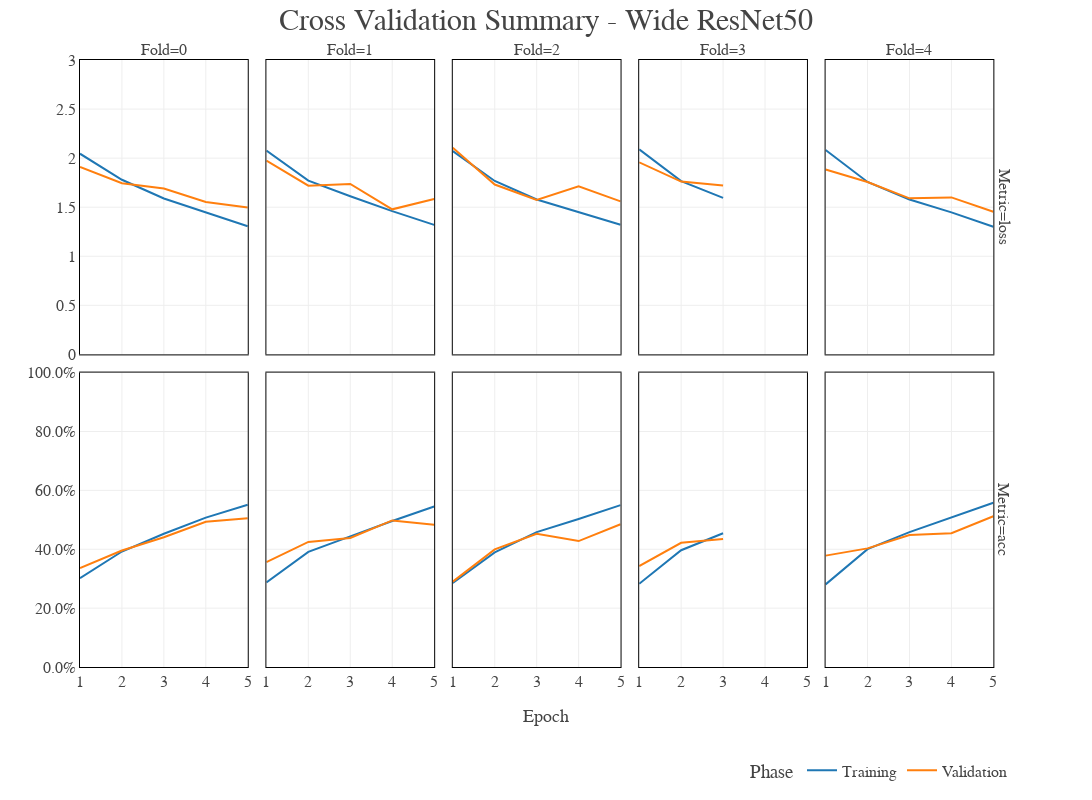

Notebook cell for this chart:
### Code cell
cv_summary_wresnet50 = px.line(cv_data_wresnet50, x='epoch', 
                        y='value', color='phase', 
                        facet_row='metric', 
                        facet_col='outer_fold',
                        labels={'value': 'Value', 'epoch': 'Epoch', 
                                'phase': 'Phase', 'metric': 'Metric',
                                'outer_fold': 'Fold'},
                        template='gridon')
# Renaming traces
new_names = {'train': 'Training', 'val': 'Validation'}
for trace in cv_summary_wresnet50.data:
    trace.update(name=new_names[trace.name])
cv_summary_wresnet50.for_each_xaxis(lambda axis: axis.update(showline=True, linecolor='black', mirror=True, title=''))
cv_summary_wresnet50.add_annotation(
    x=0.5,
    y=-0.1,
    xref='paper',
    yref='paper',
    text='Epoch',
    showarrow=False,
    font=dict(size=18)
)
cv_summary_wresnet50.for_each_yaxis(lambda axis: axis.update(showline=True, linecolor='black', mirror=True, title=''))
cv_summary_wresnet50.for_each_yaxis(lambda axis: axis.update(range=[0.0, 3.0]), row=2)
cv_summary_wresnet50.for_each_yaxis(lambda axis: axis.update(range=[0.0, 1.0], tickformat='.1%'), row=1)
cv_summary_wresnet50.update_layout(
    width=1200,
    height=800,
    legend=dict(
        orientation='h',
        yanchor='bottom',
        y=-0.2,
        xanchor='right',
        x=1
    ),
    font=dict(
        size=16,
        family='Barlow'
    ),
    title=dict(
        text='Cross Validation Summary - Wide ResNet50',
        x=0.5,
        font=dict(size=30)
    )
)
cv_summary_wresnet50.update_yaxes(
    matches=None
)

### Figure 1 — Plotly figure (JSON) as saved in the notebook; plotly's stock layout.template omitted (floating-point values rounded to 4 significant figures)
{"data": [{"hovertemplate": "Phase=train<br>Metric=loss<br>Fold=0<br>Epoch=%{x}<br>Value=%{y}<extra></extra>", "legendgroup": "train", "line": {"color": "#1F77B4", "dash": "solid"}, "marker": {"symbol": "circle"}, "mode": "lines", "name": "Training", "orientation": "v", "showlegend": true, "type": "scatter", "x": [1, 2, 3, 4, 5], "xaxis": "x6", "y": [2.045, 1.78, 1.588, 1.444, 1.307], "yaxis": "y6"}, {"hovertemplate": "Phase=train<br>Metric=loss<br>Fold=1<br>Epoch=%{x}<br>Value=%{y}<extra></extra>", "legendgroup": "train", "line": {"color": "#1F77B4", "dash": "solid"}, "marker": {"symbol": "circle"}, "mode": "lines", "name": "Training", "orientation": "v", "showlegend": false, "type": "scatter", "x": [1, 2, 3, 4, 5], "xaxis": "x7", "y": [2.076, 1.77, 1.611, 1.46, 1.32], "yaxis": "y7"}, {"hovertemplate": "Phase=train<br>Metric=loss<br>Fold=2<br>Epoch=%{x}<br>Value=%{y}<extra></extra>", "legendgroup": "train", "line": {"color": "#1F77B4", "dash": "solid"}, "marker": {"symbol": "circle"}, "mode": "lines", "name": "Training", "orientation": "v", "showlegend": false, "type": "scatter", "x": [1, 2, 3, 4, 5], "xaxis": "x8", "y": [2.071, 1.767, 1.578, 1.447, 1.321], "yaxis": "y8"}, {"hovertemplate": "Phase=train<br>Metric=loss<br>Fold=3<br>Epoch=%{x}<br>Value=%{y}<extra></extra>", "legendgroup": "train", "line": {"color": "#1F77B4", "dash": "solid"}, "marker": {"symbol": "circle"}, "mode": "lines", "name": "Training", "orientation": "v", "showlegend": false, "type": "scatter", "x": [1, 2, 3], "xaxis": "x9", "y": [2.09, 1.765, 1.595], "yaxis": "y9"}, {"hovertemplate": "Phase=train<br>Metric=loss<br>Fold=4<br>Epoch=%{x}<br>Value=%{y}<extra></extra>", "legendgroup": "train", "line": {"color": "#1F77B4", "dash": "solid"}, "marker": {"symbol": "circle"}, "mode": "lines", "name": "Training", "orientation": "v", "showlegend": false, "type": "scatter", "x": [1, 2, 3, 4, 5], "xaxis": "x10", "y": [2.083, 1.757, 1.578, 1.448, 1.301], "yaxis": "y10"}, {"hovertemplate": "Phase=train<br>Metric=acc<br>Fold=0<br>Epoch=%{x}<br>Value=%{y}<extra></extra>", "legendgroup": "train", "line": {"color": "#1F77B4", "dash": "solid"}, "marker": {"symbol": "circle"}, "mode": "lines", "name": "Training", "orientation": "v", "showlegend": false, "type": "scatter", "x": [1, 2, 3, 4, 5], "xaxis": "x", "y": [0.3018, 0.3922, 0.4528, 0.5074, 0.5514], "yaxis": "y"}, {"hovertemplate": "Phase=train<br>Metric=acc<br>Fold=1<br>Epoch=%{x}<br>Value=%{y}<extra></extra>", "legendgroup": "train", "line": {"color": "#1F77B4", "dash": "solid"}, "marker": {"symbol": "circle"}, "mode": "lines", "name": "Training", "orientation": "v", "showlegend": false, "type": "scatter", "x": [1, 2, 3, 4, 5], "xaxis": "x2", "y": [0.287, 0.3909, 0.4435, 0.496, 0.5453], "yaxis": "y2"}, {"hovertemplate": "Phase=train<br>Metric=acc<br>Fold=2<br>Epoch=%{x}<br>Value=%{y}<extra></extra>", "legendgroup": "train", "line": {"color": "#1F77B4", "dash": "solid"}, "marker": {"symbol": "circle"}, "mode": "lines", "name": "Training", "orientation": "v", "showlegend": false, "type": "scatter", "x": [1, 2, 3, 4, 5], "xaxis": "x3", "y": [0.2854, 0.3894, 0.4582, 0.5026, 0.55], "yaxis": "y3"}, {"hovertemplate": "Phase=train<br>Metric=acc<br>Fold=3<br>Epoch=%{x}<br>Value=%{y}<extra></extra>", "legendgroup": "train", "line": {"color": "#1F77B4", "dash": "solid"}, "marker": {"symbol": "circle"}, "mode": "lines", "name": "Training", "orientation": "v", "showlegend": false, "type": "scatter", "x": [1, 2, 3], "xaxis": "x4", "y": [0.2825, 0.3966, 0.4545], "yaxis": "y4"}, {"hovertemplate": "Phase=train<br>Metric=acc<br>Fold=4<br>Epoch=%{x}<br>Value=%{y}<extra></extra>", "legendgroup": "train", "line": {"color": "#1F77B4", "dash": "solid"}, "marker": {"symbol": "circle"}, "mode": "lines", "name": "Training", "orientation": "v", "showlegend": false, "type": "scatter", "x": [1, 2, 3, 4, 5], "xaxis": "x5", "y": [0.2805, 0.4002, 0.458, 0.5085, 0.5579], "yaxis": "y5"}, {"hovertemplate": "Phase=val<br>Metric=loss<br>Fold=0<br>Epoch=%{x}<br>Value=%{y}<extra></extra>", "legendgroup": "val", "line": {"color": "#FF7F0E", "dash": "solid"}, "marker": {"symbol": "circle"}, "mode": "lines", "name": "Validation", "orientation": "v", "showlegend": true, "type": "scatter", "x": [1, 2, 3, 4, 5], "xaxis": "x6", "y": [1.91, 1.744, 1.691, 1.554, 1.497], "yaxis": "y6"}, {"hovertemplate": "Phase=val<br>Metric=loss<br>Fold=1<br>Epoch=%{x}<br>Value=%{y}<extra></extra>", "legendgroup": "val", "line": {"color": "#FF7F0E", "dash": "solid"}, "marker": {"symbol": "circle"}, "mode": "lines", "name": "Validation", "orientation": "v", "showlegend": false, "type": "scatter", "x": [1, 2, 3, 4, 5], "xaxis": "x7", "y": [1.974, 1.72, 1.736, 1.478, 1.584], "yaxis": "y7"}, {"hovertemplate": "Phase=val<br>Metric=loss<br>Fold=2<br>Epoch=%{x}<br>Value=%{y}<extra></extra>", "legendgroup": "val", "line": {"color": "#FF7F0E", "dash": "solid"}, "marker": {"symbol": "circle"}, "mode": "lines", "name": "Validation", "orientation": "v", "showlegend": false, "type": "scatter", "x": [1, 2, 3, 4, 5], "xaxis": "x8", "y": [2.105, 1.731, 1.574, 1.713, 1.56], "yaxis": "y8"}, {"hovertemplate": "Phase=val<br>Metric=loss<br>Fold=3<br>Epoch=%{x}<br>Value=%{y}<extra></extra>", "legendgroup": "val", "line": {"color": "#FF7F0E", "dash": "solid"}, "marker": {"symbol": "circle"}, "mode": "lines", "name": "Validation", "orientation": "v", "showlegend": false, "type": "scatter", "x": [1, 2, 3], "xaxis": "x9", "y": [1.958, 1.761, 1.72], "yaxis": "y9"}, {"hovertemplate": "Phase=val<br>Metric=loss<br>Fold=4<br>Epoch=%{x}<br>Value=%{y}<extra></extra>", "legendgroup": "val", "line": {"color": "#FF7F0E", "dash": "solid"}, "marker": {"symbol": "circle"}, "mode": "lines", "name": "Validation", "orientation": "v", "showlegend": false, "type": "scatter", "x": [1, 2, 3, 4, 5], "xaxis": "x10", "y": [1.884, 1.757, 1.59, 1.6, 1.454], "yaxis": "y10"}, {"hovertemplate": "Phase=val<br>Metric=acc<br>Fold=0<br>Epoch=%{x}<br>Value=%{y}<extra></extra>", "legendgroup": "val", "line": {"color": "#FF7F0E", "dash": "solid"}, "marker": {"symbol": "circle"}, "mode": "lines", "name": "Validation", "orientation": "v", "showlegend": false, "type": "scatter", "x": [1, 2, 3, 4, 5], "xaxis": "x", "y": [0.3361, 0.3957, 0.4406, 0.4931, 0.5056], "yaxis": "y"}, {"hovertemplate": "Phase=val<br>Metric=acc<br>Fold=1<br>Epoch=%{x}<br>Value=%{y}<extra></extra>", "legendgroup": "val", "line": {"color": "#FF7F0E", "dash": "solid"}, "marker": {"symbol": "circle"}, "mode": "lines", "name": "Validation", "orientation": "v", "showlegend": false, "type": "scatter", "x": [1, 2, 3, 4, 5], "xaxis": "x2", "y": [0.3563, 0.425, 0.4383, 0.4979, 0.4829], "yaxis": "y2"}, {"hovertemplate": "Phase=val<br>Metric=acc<br>Fold=2<br>Epoch=%{x}<br>Value=%{y}<extra></extra>", "legendgroup": "val", "line": {"color": "#FF7F0E", "dash": "solid"}, "marker": {"symbol": "circle"}, "mode": "lines", "name": "Validation", "orientation": "v", "showlegend": false, "type": "scatter", "x": [1, 2, 3, 4, 5], "xaxis": "x3", "y": [0.2899, 0.3994, 0.4527, 0.4277, 0.4848], "yaxis": "y3"}, {"hovertemplate": "Phase=val<br>Metric=acc<br>Fold=3<br>Epoch=%{x}<br>Value=%{y}<extra></extra>", "legendgroup": "val", "line": {"color": "#FF7F0E", "dash": "solid"}, "marker": {"symbol": "circle"}, "mode": "lines", "name": "Validation", "orientation": "v", "showlegend": false, "type": "scatter", "x": [1, 2, 3], "xaxis": "x4", "y": [0.3428, 0.422, 0.4345], "yaxis": "y4"}, {"hovertemplate": "Phase=val<br>Metric=acc<br>Fold=4<br>Epoch=%{x}<br>Value=%{y}<extra></extra>", "legendgroup": "val", "line": {"color": "#FF7F0E", "dash": "solid"}, "marker": {"symbol": "circle"}, "mode": "lines", "name": "Validation", "orientation": "v", "showlegend": false, "type": "scatter", "x": [1, 2, 3, 4, 5], "xaxis": "x5", "y": [0.3783, 0.4029, 0.4483, 0.4546, 0.5121], "yaxis": "y5"}], "layout": {"annotations": [{"showarrow": false, "text": "Fold=0", "x": 0.09, "xanchor": "center", "xref": "paper", "y": 1, "yanchor": "bottom", "yref": "paper"}, {"showarrow": false, "text": "Fold=1", "x": 0.29, "xanchor": "center", "xref": "paper", "y": 1, "yanchor": "bottom", "yref": "paper"}, {"showarrow": false, "text": "Fold=2", "x": 0.49, "xanchor": "center", "xref": "paper", "y": 1, "yanchor": "bottom", "yref": "paper"}, {"showarrow": false, "text": "Fold=3", "x": 0.69, "xanchor": "center", "xref": "paper", "y": 1, "yanchor": "bottom", "yref": "paper"}, {"showarrow": false, "text": "Fold=4", "x": 0.89, "xanchor": "center", "xref": "paper", "y": 1, "yanchor": "bottom", "yref": "paper"}, {"showarrow": false, "text": "Metric=acc", "textangle": 90, "x": 0.98, "xanchor": "left", "xref": "paper", "y": 0.2425, "yanchor": "middle", "yref": "paper"}, {"showarrow": false, "text": "Metric=loss", "textangle": 90, "x": 0.98, "xanchor": "left", "xref": "paper", "y": 0.7575, "yanchor": "middle", "yref": "paper"}, {"font": {"size": 18}, "showarrow": false, "text": "Epoch", "x": 0.5, "xref": "paper", "y": -0.1, "yref": "paper"}], "font": {"family": "Barlow", "size": 16}, "height": 800, "legend": {"orientation": "h", "title": {"text": "Phase"}, "tracegroupgap": 0, "x": 1, "xanchor": "right", "y": -0.2, "yanchor": "bottom"}, "margin": {"t": 60}, "title": {"font": {"size": 30}, "text": "Cross Validation Summary - Wide ResNet50", "x": 0.5}, "width": 1200, "xaxis": {"anchor": "y", "domain": [0, 0.18], "linecolor": "black", "mirror": true, "showline": true, "title": {"text": ""}}, "xaxis10": {"anchor": "y10", "domain": [0.8, 0.98], "linecolor": "black", "matches": "x", "mirror": true, "showline": true, "showticklabels": false, "title": {"text": ""}}, "xaxis2": {"anchor": "y2", "domain": [0.2, 0.38], "linecolor": "black", "matches": "x", "mirror": true, "showline": true, "title": {"text": ""}}, "xaxis3": {"anchor": "y3", "domain": [0.4, 0.58], "linecolor": "black", "matches": "x", "mirror": true, "showline": true, "title": {"text": ""}}, "xaxis4": {"anchor": "y4", "domain": [0.6, 0.78], "linecolor": "black", "matches": "x", "mirror": true, "showline": true, "title": {"text": ""}}, "xaxis5": {"anchor": "y5", "domain": [0.8, 0.98], "linecolor": "black", "matches": "x", "mirror": true, "showline": true, "title": {"text": ""}}, "xaxis6": {"anchor": "y6", "domain": [0, 0.18], "linecolor": "black", "matches": "x", "mirror": true, "showline": true, "showticklabels": false, "title": {"text": ""}}, "xaxis7": {"anchor": "y7", "domain": [0.2, 0.38], "linecolor": "black", "matches": "x", "mirror": true, "showline": true, "showticklabels": false, "title": {"text": ""}}, "xaxis8": {"anchor": "y8", "domain": [0.4, 0.58], "linecolor": "black", "matches": "x", "mirror": true, "showline": true, "showticklabels": false, "title": {"text": ""}}, "xaxis9": {"anchor": "y9", "domain": [0.6, 0.78], "linecolor": "black", "matches": "x", "mirror": true, "showline": true, "showticklabels": false, "title": {"text": ""}}, "yaxis": {"anchor": "x", "domain": [0, 0.485], "linecolor": "black", "mirror": true, "range": [0, 1], "showline": true, "tickformat": ".1%", "title": {"text": ""}}, "yaxis10": {"anchor": "x10", "domain": [0.515, 1], "linecolor": "black", "mirror": true, "range": [0, 3], "showline": true, "showticklabels": false, "title": {"text": ""}}, "yaxis2": {"anchor": "x2", "domain": [0, 0.485], "linecolor": "black", "mirror": true, "range": [0, 1], "showline": true, "showticklabels": false, "tickformat": ".1%", "title": {"text": ""}}, "yaxis3": {"anchor": "x3", "domain": [0, 0.485], "linecolor": "black", "mirror": true, "range": [0, 1], "showline": true, "showticklabels": false, "tickformat": ".1%", "title": {"text": ""}}, "yaxis4": {"anchor": "x4", "domain": [0, 0.485], "linecolor": "black", "mirror": true, "range": [0, 1], "showline": true, "showticklabels": false, "tickformat": ".1%", "title": {"text": ""}}, "yaxis5": {"anchor": "x5", "domain": [0, 0.485], "linecolor": "black", "mirror": true, "range": [0, 1], "showline": true, "showticklabels": false, "tickformat": ".1%", "title": {"text": ""}}, "yaxis6": {"anchor": "x6", "domain": [0.515, 1], "linecolor": "black", "mirror": true, "range": [0, 3], "showline": true, "title": {"text": ""}}, "yaxis7": {"anchor": "x7", "domain": [0.515, 1], "linecolor": "black", "mirror": true, "range": [0, 3], "showline": true, "showticklabels": false, "title": {"text": ""}}, "yaxis8": {"anchor": "x8", "domain": [0.515, 1], "linecolor": "black", "mirror": true, "range": [0, 3], "showline": true, "showticklabels": false, "title": {"text": ""}}, "yaxis9": {"anchor": "x9", "domain": [0.515, 1], "linecolor": "black", "mirror": true, "range": [0, 3], "showline": true, "showticklabels": false, "title": {"text": ""}}}}
